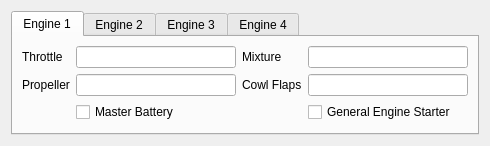
<?xml version="1.0" encoding="UTF-8"?>
<ui version="4.0">
 <class>EngineWidget</class>
 <widget class="QWidget" name="EngineWidget">
  <property name="geometry">
   <rect>
    <x>0</x>
    <y>0</y>
    <width>477</width>
    <height>143</height>
   </rect>
  </property>
  <property name="windowTitle">
   <string>Form</string>
  </property>
  <layout class="QGridLayout" name="gridLayout_4">
   <item row="0" column="0">
    <widget class="QTabWidget" name="tabWidget">
     <property name="currentIndex">
      <number>0</number>
     </property>
     <widget class="QWidget" name="tab">
      <attribute name="title">
       <string>Engine 1</string>
      </attribute>
      <layout class="QGridLayout" name="gridLayout">
       <property name="sizeConstraint">
        <enum>QLayout::SetMinimumSize</enum>
       </property>
       <item row="0" column="0">
        <layout class="QFormLayout" name="formLayout">
         <item row="0" column="0">
          <widget class="QLabel" name="label_33">
           <property name="text">
            <string>Throttle</string>
           </property>
          </widget>
         </item>
         <item row="0" column="1">
          <widget class="QLineEdit" name="throttle1LineEdit">
           <property name="minimumSize">
            <size>
             <width>160</width>
             <height>0</height>
            </size>
           </property>
           <property name="readOnly">
            <bool>true</bool>
           </property>
          </widget>
         </item>
         <item row="1" column="0">
          <widget class="QLabel" name="label_47">
           <property name="text">
            <string>Propeller</string>
           </property>
          </widget>
         </item>
         <item row="1" column="1">
          <widget class="QLineEdit" name="propeller1LineEdit">
           <property name="minimumSize">
            <size>
             <width>160</width>
             <height>0</height>
            </size>
           </property>
           <property name="readOnly">
            <bool>true</bool>
           </property>
          </widget>
         </item>
         <item row="2" column="1">
          <widget class="QCheckBox" name="masterBattery1CheckBox">
           <property name="text">
            <string>Master Battery</string>
           </property>
          </widget>
         </item>
        </layout>
       </item>
       <item row="0" column="1">
        <layout class="QFormLayout" name="formLayout_2">
         <item row="0" column="0">
          <widget class="QLabel" name="label_51">
           <property name="text">
            <string>Mixture</string>
           </property>
          </widget>
         </item>
         <item row="0" column="1">
          <widget class="QLineEdit" name="mixture1LineEdit">
           <property name="minimumSize">
            <size>
             <width>160</width>
             <height>0</height>
            </size>
           </property>
           <property name="readOnly">
            <bool>true</bool>
           </property>
          </widget>
         </item>
         <item row="1" column="0">
          <widget class="QLabel" name="label_55">
           <property name="text">
            <string>Cowl Flaps</string>
           </property>
          </widget>
         </item>
         <item row="1" column="1">
          <widget class="QLineEdit" name="cowlFlaps1LineEdit">
           <property name="minimumSize">
            <size>
             <width>160</width>
             <height>0</height>
            </size>
           </property>
           <property name="readOnly">
            <bool>true</bool>
           </property>
          </widget>
         </item>
         <item row="2" column="1">
          <widget class="QCheckBox" name="generalEngineStarter1CheckBox">
           <property name="text">
            <string>General Engine Starter</string>
           </property>
          </widget>
         </item>
        </layout>
       </item>
      </layout>
     </widget>
     <widget class="QWidget" name="tab_2">
      <attribute name="title">
       <string>Engine 2</string>
      </attribute>
      <layout class="QGridLayout" name="gridLayout_2">
       <property name="sizeConstraint">
        <enum>QLayout::SetMinimumSize</enum>
       </property>
       <item row="0" column="0">
        <layout class="QFormLayout" name="formLayout_7">
         <item row="0" column="0">
          <widget class="QLabel" name="label_34">
           <property name="text">
            <string>Throttle</string>
           </property>
          </widget>
         </item>
         <item row="0" column="1">
          <widget class="QLineEdit" name="throttle2LineEdit">
           <property name="minimumSize">
            <size>
             <width>160</width>
             <height>0</height>
            </size>
           </property>
           <property name="readOnly">
            <bool>true</bool>
           </property>
          </widget>
         </item>
         <item row="1" column="0">
          <widget class="QLabel" name="label_48">
           <property name="text">
            <string>Propeller</string>
           </property>
          </widget>
         </item>
         <item row="1" column="1">
          <widget class="QLineEdit" name="propeller2LineEdit">
           <property name="minimumSize">
            <size>
             <width>160</width>
             <height>0</height>
            </size>
           </property>
           <property name="readOnly">
            <bool>true</bool>
           </property>
          </widget>
         </item>
         <item row="2" column="1">
          <widget class="QCheckBox" name="masterBattery2CheckBox">
           <property name="text">
            <string>Master Battery</string>
           </property>
          </widget>
         </item>
        </layout>
       </item>
       <item row="0" column="1">
        <layout class="QFormLayout" name="formLayout_8">
         <item row="0" column="0">
          <widget class="QLabel" name="label_52">
           <property name="text">
            <string>Mixture</string>
           </property>
          </widget>
         </item>
         <item row="0" column="1">
          <widget class="QLineEdit" name="mixture2LineEdit">
           <property name="minimumSize">
            <size>
             <width>160</width>
             <height>0</height>
            </size>
           </property>
           <property name="readOnly">
            <bool>true</bool>
           </property>
          </widget>
         </item>
         <item row="1" column="0">
          <widget class="QLabel" name="label_56">
           <property name="text">
            <string>Cowl Flaps</string>
           </property>
          </widget>
         </item>
         <item row="1" column="1">
          <widget class="QLineEdit" name="cowlFlaps2LineEdit">
           <property name="minimumSize">
            <size>
             <width>160</width>
             <height>0</height>
            </size>
           </property>
           <property name="readOnly">
            <bool>true</bool>
           </property>
          </widget>
         </item>
         <item row="2" column="1">
          <widget class="QCheckBox" name="generalEngineStarter2CheckBox">
           <property name="text">
            <string>General Engine Starter</string>
           </property>
          </widget>
         </item>
        </layout>
       </item>
      </layout>
     </widget>
     <widget class="QWidget" name="tab_3">
      <attribute name="title">
       <string>Engine 3</string>
      </attribute>
      <layout class="QGridLayout" name="gridLayout_3">
       <property name="sizeConstraint">
        <enum>QLayout::SetMinimumSize</enum>
       </property>
       <item row="0" column="0">
        <layout class="QFormLayout" name="formLayout_5">
         <item row="0" column="0">
          <widget class="QLabel" name="label_35">
           <property name="text">
            <string>Throttle</string>
           </property>
          </widget>
         </item>
         <item row="0" column="1">
          <widget class="QLineEdit" name="throttle3LineEdit">
           <property name="minimumSize">
            <size>
             <width>160</width>
             <height>0</height>
            </size>
           </property>
           <property name="readOnly">
            <bool>true</bool>
           </property>
          </widget>
         </item>
         <item row="1" column="0">
          <widget class="QLabel" name="label_49">
           <property name="text">
            <string>Propeller</string>
           </property>
          </widget>
         </item>
         <item row="1" column="1">
          <widget class="QLineEdit" name="propeller3LineEdit">
           <property name="minimumSize">
            <size>
             <width>160</width>
             <height>0</height>
            </size>
           </property>
           <property name="readOnly">
            <bool>true</bool>
           </property>
          </widget>
         </item>
         <item row="2" column="1">
          <widget class="QCheckBox" name="masterBattery3CheckBox">
           <property name="text">
            <string>Master Battery</string>
           </property>
          </widget>
         </item>
        </layout>
       </item>
       <item row="0" column="1">
        <layout class="QFormLayout" name="formLayout_6">
         <item row="0" column="0">
          <widget class="QLabel" name="label_53">
           <property name="text">
            <string>Mixture</string>
           </property>
          </widget>
         </item>
         <item row="0" column="1">
          <widget class="QLineEdit" name="mixture3LineEdit">
           <property name="minimumSize">
            <size>
             <width>160</width>
             <height>0</height>
            </size>
           </property>
           <property name="readOnly">
            <bool>true</bool>
           </property>
          </widget>
         </item>
         <item row="1" column="0">
          <widget class="QLabel" name="label_57">
           <property name="text">
            <string>Cowl Flaps</string>
           </property>
          </widget>
         </item>
         <item row="1" column="1">
          <widget class="QLineEdit" name="cowlFlaps3LineEdit">
           <property name="minimumSize">
            <size>
             <width>160</width>
             <height>0</height>
            </size>
           </property>
           <property name="readOnly">
            <bool>true</bool>
           </property>
          </widget>
         </item>
         <item row="2" column="1">
          <widget class="QCheckBox" name="generalEngineStarter3CheckBox">
           <property name="text">
            <string>General Engine Starter</string>
           </property>
          </widget>
         </item>
        </layout>
       </item>
      </layout>
     </widget>
     <widget class="QWidget" name="tab_4">
      <attribute name="title">
       <string>Engine 4</string>
      </attribute>
      <layout class="QGridLayout" name="gridLayout_5">
       <property name="sizeConstraint">
        <enum>QLayout::SetMinimumSize</enum>
       </property>
       <item row="0" column="0">
        <layout class="QFormLayout" name="formLayout_3">
         <item row="0" column="0">
          <widget class="QLabel" name="label_36">
           <property name="text">
            <string>Throttle</string>
           </property>
          </widget>
         </item>
         <item row="0" column="1">
          <widget class="QLineEdit" name="throttle4LineEdit">
           <property name="minimumSize">
            <size>
             <width>160</width>
             <height>0</height>
            </size>
           </property>
           <property name="readOnly">
            <bool>true</bool>
           </property>
          </widget>
         </item>
         <item row="1" column="0">
          <widget class="QLabel" name="label_50">
           <property name="text">
            <string>Propeller</string>
           </property>
          </widget>
         </item>
         <item row="1" column="1">
          <widget class="QLineEdit" name="propeller4LineEdit">
           <property name="minimumSize">
            <size>
             <width>160</width>
             <height>0</height>
            </size>
           </property>
           <property name="readOnly">
            <bool>true</bool>
           </property>
          </widget>
         </item>
         <item row="2" column="1">
          <widget class="QCheckBox" name="masterBattery4CheckBox">
           <property name="text">
            <string>Master Battery</string>
           </property>
          </widget>
         </item>
        </layout>
       </item>
       <item row="0" column="1">
        <layout class="QFormLayout" name="formLayout_4">
         <item row="0" column="0">
          <widget class="QLabel" name="label_54">
           <property name="text">
            <string>Mixture</string>
           </property>
          </widget>
         </item>
         <item row="0" column="1">
          <widget class="QLineEdit" name="mixture4LineEdit">
           <property name="minimumSize">
            <size>
             <width>160</width>
             <height>0</height>
            </size>
           </property>
           <property name="readOnly">
            <bool>true</bool>
           </property>
          </widget>
         </item>
         <item row="1" column="0">
          <widget class="QLabel" name="label_58">
           <property name="text">
            <string>Cowl Flaps</string>
           </property>
          </widget>
         </item>
         <item row="1" column="1">
          <widget class="QLineEdit" name="cowlFlaps4LineEdit">
           <property name="minimumSize">
            <size>
             <width>160</width>
             <height>0</height>
            </size>
           </property>
           <property name="readOnly">
            <bool>true</bool>
           </property>
          </widget>
         </item>
         <item row="2" column="1">
          <widget class="QCheckBox" name="generalEngineStarter4CheckBox">
           <property name="text">
            <string>General Engine Starter</string>
           </property>
          </widget>
         </item>
        </layout>
       </item>
      </layout>
     </widget>
    </widget>
   </item>
  </layout>
 </widget>
 <resources/>
 <connections/>
</ui>
